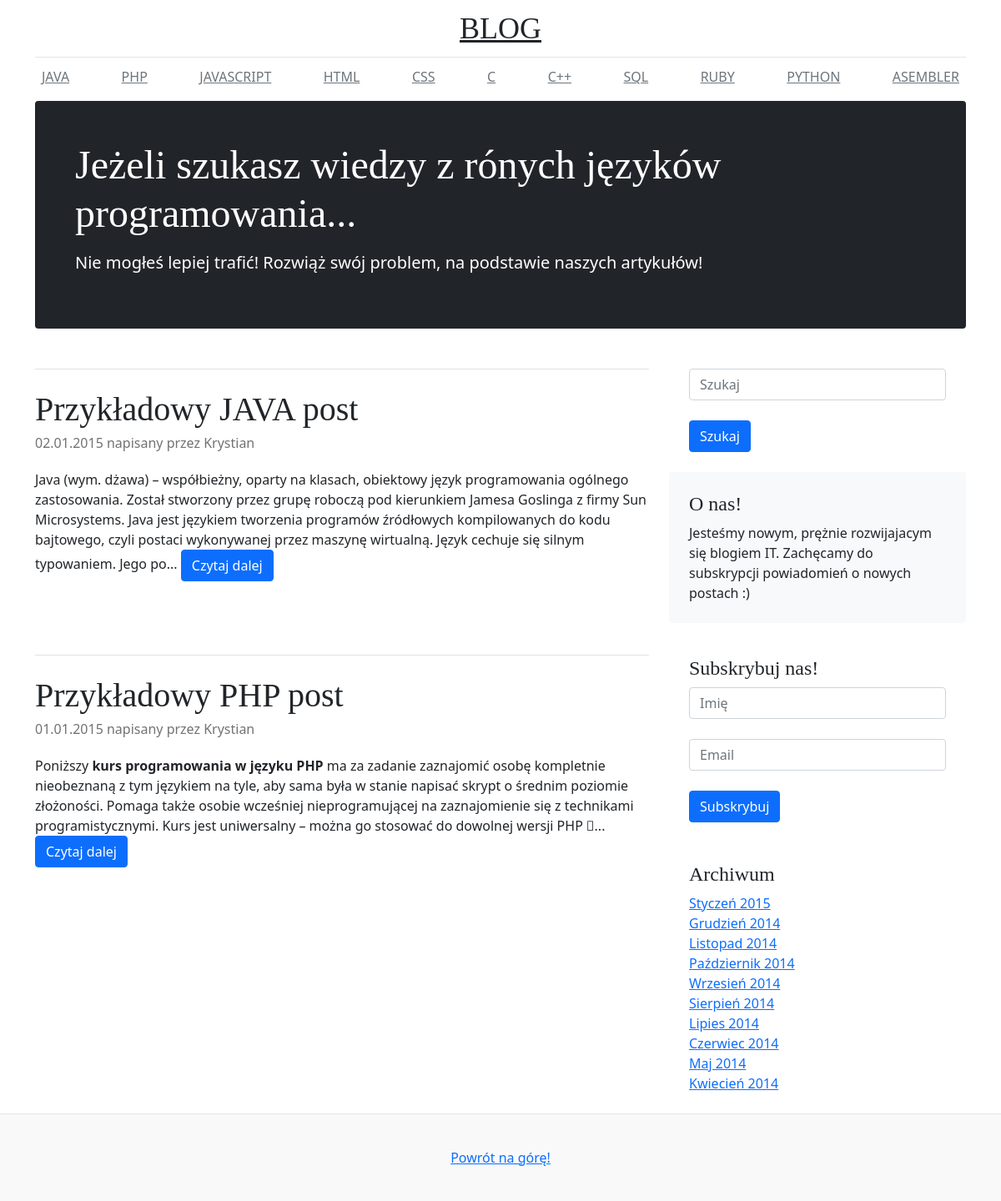
The page / on the database its author committed.
### tables this page shows
CREATE TABLE `categories` (
  `id` int(11) NOT NULL,
  `text` varchar(100) NOT NULL
);

CREATE TABLE `posts` (
  `id` int(11) NOT NULL,
  `title` varchar(50) NOT NULL,
  `category` int(11) NOT NULL,
  `date` varchar(50) NOT NULL,
  `body` longtext NOT NULL,
  `author` varchar(50) NOT NULL,
  `keywords` varchar(100) NOT NULL
);

### index.php (the view)
<?php include("includes/header.php");
  if(isset($_GET['category'])) {
    $category = MySQLi_real_escape_string($db, $_GET['category']);
    $query = "SELECT * FROM posts WHERE category='$category'";
  } else { $query="SELECT * FROM posts"; }
  $posts = $db->query($query);
?>
  <div class="row">
    <div class="col-md-8">
      <?php if($posts->num_rows > 0){ while($row = $posts->fetch_assoc()) { ?>
      <h3 class="pb-4 mb-4 font-italic border-bottom"></h3>
      <article class="blog-post">
        <h2 class="blog-post-title"><?php echo $row['title'];?></h2>
        <p class="blog-post-meta"><?php echo $row['date'];?> napisany przez <?php echo $row['author'];?></a></p>
        <?php $body = $row['body']; echo substr($body, 0, 400) . "..."; ?>
        <a href="single.php?post=<?php echo $row['id']?>" class="btn btn-primary">Czytaj dalej</a>
      </article>
      <?php } } ?>
    </div>
    <?php include("includes/sidebar.php");?>
    <?php include("includes/footer.php");?>

### includes/header.php (shortened to what this page needs)
<?php
    include("includes/db.php");
    $query="SELECT * FROM categories";
    $categories = $db->query($query);
?>
<!doctype html>
  <html lang="en">
    <head>
      <link href="css/bootstrap.css" rel="stylesheet">
      <link href="css/blog.css" rel="stylesheet">
    </head>
    <body>
      <div class="container">
        <header class="blog-header py-3">
          <div class="row flex-nowrap justify-content-between align-items-center">
            <div class="col-0 text-center">
              <a class="blog-header-logo text-dark" href="index.php">BLOG</a>
            </div>
          </div>
        </header>
        <div class="nav-scroller py-1 mb-2">
          <nav class="nav d-flex justify-content-between">
            <?php if($categories->num_rows > 0) { while($row = $categories->fetch_assoc()) { ?>
            <a class="p-2 link-secondary" href="index.php?category=<?php echo $row['id']?>"><?php echo $row['text']?></a>
            <?php } } ?>
          </nav>
        </div>
      </div>
      <main class="container">
        <div class="p-4 p-md-5 mb-4 text-white rounded bg-dark">
          <div class=" px-0">
            <h1 class="display-4 font-italic">Jeżeli szukasz wiedzy z rónych języków programowania...</h1>
            <p class="lead my-3">Nie mogłeś lepiej trafić! Rozwiąż swój problem, na podstawie naszych artykułów!</p>
          </div>
        </div>

### includes/sidebar.php
      <div class="col-md-4">
      <div class="p-4">
          <form method="post" action="result.php" class="form-inline">
            <div class="form-group">
              <input type="text" name="search" class="form-control" id="exampleInputName2" placeholder="Szukaj"><br>
              <button type="search" name="search-button" class="btn btn-primary">Szukaj</button>
            </div>
          </form>
      </div>
      <div class="p-4 mb-3 bg-light rounded">
        <h4 class="font-italic">O nas!</h4>
        <p class="mb-0">Jesteśmy nowym, prężnie rozwijajacym się blogiem IT. Zachęcamy do subskrypcji powiadomień o nowych postach :)</p>
      </div>
      <div class="p-4">
        <h4 class="font-italic">Subskrybuj nas!</h4>
          <form method="post">
          <div class="form-group">
              <input type="text" name="name" class="form-control" id="exampleInputEmail1" placeholder="Imię">
            </div><br>
            <div class="form-group">
              <input type="email" name="email" class="form-control" id="exampleInputEmail1" placeholder="Email">
            </div><br>
            <button type="submit" class="btn btn-primary">Subskrybuj</button>
          </form>
      </div>
      <div class="p-4">
        <h4 class="font-italic">Archiwum</h4>
        <ol class="list-unstyled mb-0">
          <li><a href="#">Styczeń 2015</a></li>
          <li><a href="#">Grudzień 2014</a></li>
          <li><a href="#">Listopad 2014</a></li>
          <li><a href="#">Październik 2014</a></li>
          <li><a href="#">Wrzesień 2014</a></li>
          <li><a href="#">Sierpień 2014</a></li>
          <li><a href="#">Lipies 2014</a></li>
          <li><a href="#">Czerwiec 2014</a></li>
          <li><a href="#">Maj 2014</a></li>
          <li><a href="#">Kwiecień 2014</a></li>
        </ol>
      </div>
    </div>
  </div>
</main>

### includes/footer.php
<footer class="blog-footer">
<p><a href="#">Powrót na górę!</a></p>
</footer>
</body>
</html>

### css/blog.css (style rules this page uses)
.blog-header { line-height: 1; border-bottom: 1px solid #e5e5e5; }
.blog-header-logo { font-family: "Playfair Display", Georgia, "Times New Roman", serif; font-size: 2.25rem; }
h1, h2, h3, h4, h5, h6 { font-family: "Playfair Display", Georgia, "Times New Roman", serif; }
.display-4 { font-size: 2.5rem; }
@media (min-width: 768px) { .display-4 { font-size: 3rem; } }
.nav-scroller { position: relative; z-index: 2; height: 2.75rem; overflow-y: hidden; }
.nav-scroller .nav { display: flex; flex-wrap: nowrap; padding-bottom: 1rem; margin-top: -1px; overflow-x: auto; text-align: center; white-space: nowrap; -webkit-overflow-scrolling: touch; }
.blog-post { margin-bottom: 4rem; }
.blog-post-title { margin-bottom: .25rem; font-size: 2.5rem; }
.blog-post-meta { margin-bottom: 1.25rem; color: #727272; }
.blog-footer { padding: 2.5rem 0; color: #727272; text-align: center; background-color: #f9f9f9; border-top: .05rem solid #e5e5e5; }
.blog-footer p:last-child { margin-bottom: 0; }

### rows shown on the page
categories: text "JAVA"
categories: text "PHP"
categories: text "JAVASCRIPT"
categories: text "HTML"
categories: text "CSS"
categories: text "C"
categories: text "C++"
categories: text "SQL"
categories: text "RUBY"
categories: text "PYTHON"
categories: text "ASEMBLER"
posts: title "Przykładowy JAVA post", date "02.01.2015", author "Krystian", body "Java (wym. dżawa) – współbieżny, oparty na klasach, obiektowy język programowania ogólnego zastosowania. Został stworzony przez grupę roboczą pod kierunkiem Jamesa Goslinga z firmy Sun Microsystems. Java jest językiem tworzenia programów źródłowych kompilowanych do kodu bajtowego, czyli postaci wykonywanej przez maszynę wirtualną. Język cechuje się silnym typowaniem. Jego po"
posts: title "Przykładowy PHP post", date "01.01.2015", author "Krystian", body "Poniższy kurs programowania w języku PHP ma za zadanie zaznajomić osobę kompletnie nieobeznaną z tym językiem na tyle, aby sama była w stanie napisać skrypt o średnim poziomie złożoności. Pomaga także osobie wcześniej nieprogramującej na zaznajomienie się z technikami programistycznymi. Kurs jest uniwersalny – można go stosować do dowolnej wersji PHP \b"
